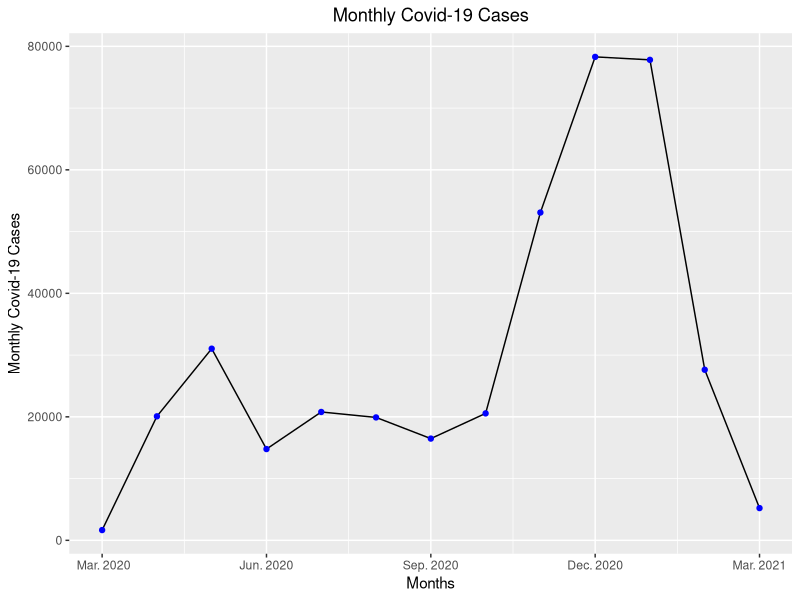
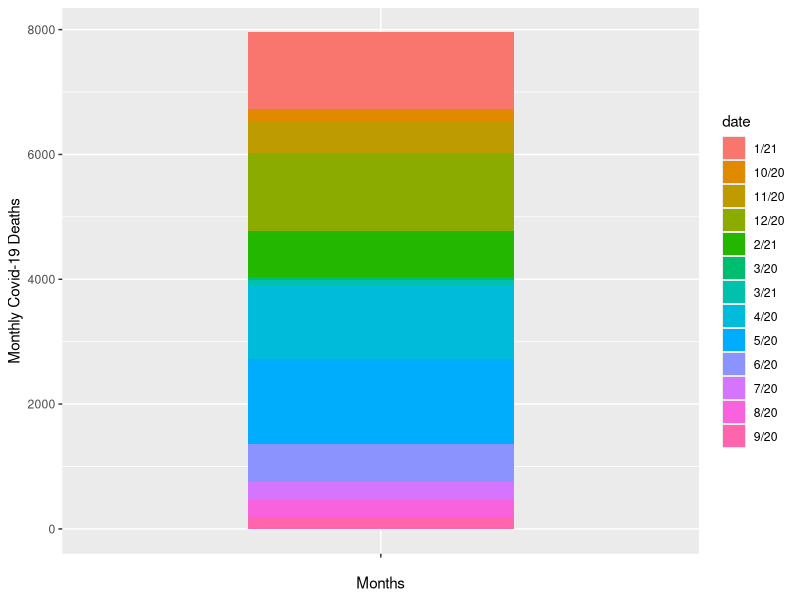
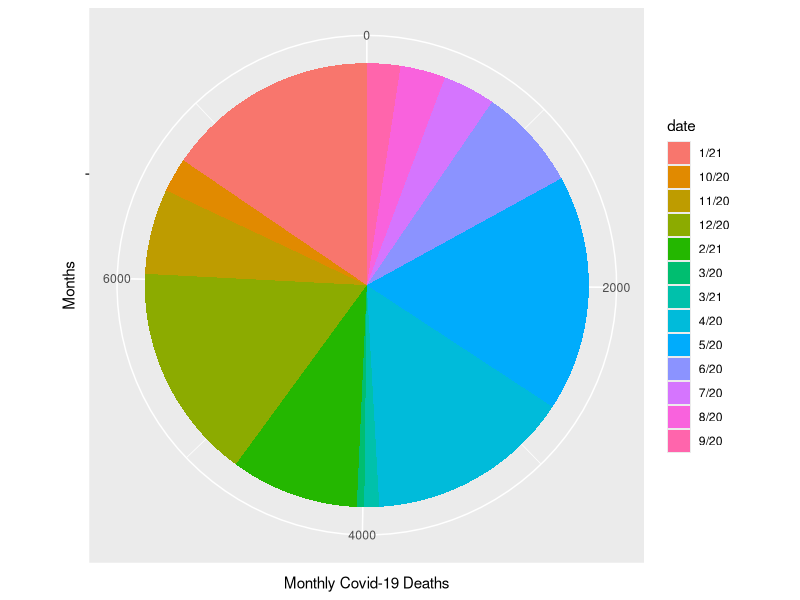
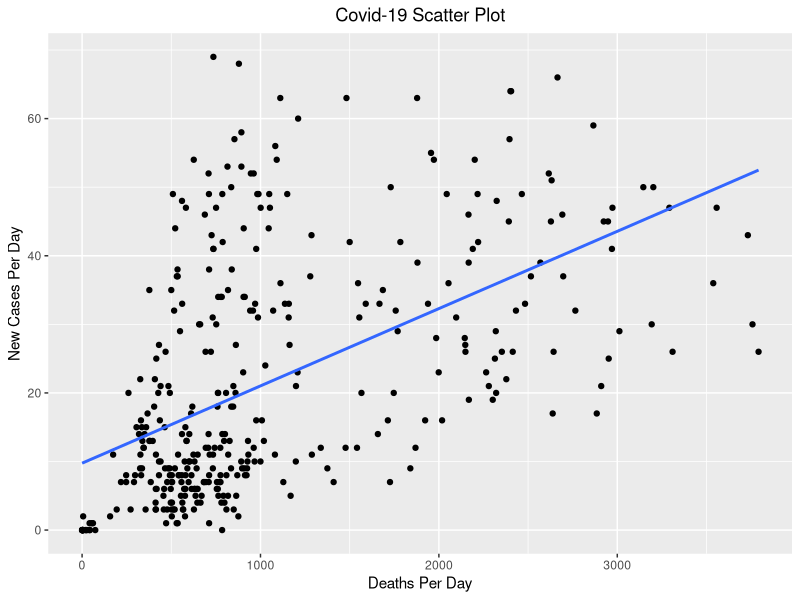

Source code (R) for these figures, in order:
library(readr)
library(dplyr)
library(stringr)
library(ggplot2)

mcd = read_csv("Maryland Covid Data.csv")
vcd = read_csv("Virginia Covid Data.csv")
dccd = read_csv("DC Covid Data.csv")

mvdccd = rbind(mcd, vcd, dccd)

mcd1 = mcd%>%
  select(date, state, positive, positiveIncrease, death, deathIncrease,
         recovered, totalTestResults)%>%
  rename(totalcases = positive, newcases = positiveIncrease,
         totaldeaths = death, deathsperday = deathIncrease, 
         totaltests = totalTestResults)%>%
  replace(is.na(.), 0)%>%
  mutate(recovered = if_else(recovered < 26, 0, recovered))

str_left_right = function(string, m, n) {
  left = substr(string, 1, m)
  right = substr(string, nchar(string) - (n - 1), nchar(string))
  both = paste(left, right)
}

mcd1$date = str_left_right(mcd1$date, 2, 3)
mcd1$date = str_replace_all(mcd1$date , " /", "")
mcd1$date = str_replace_all(mcd1$date , "1020", "10/20")
mcd1$date = str_replace_all(mcd1$date , "1120", "11/20")
mcd1$date = str_replace_all(mcd1$date , "1220", "12/20")

mcd1$date  = as.factor(mcd1$date)

mcd2 = mcd1%>%
  group_by(date)%>%
  summarise(mnmcases = sum(newcases))%>%
  arrange(factor(date, levels = date
                 [c(6, 8, 9, 10, 11, 12, 13, 2, 3, 4, 1, 5, 6)], 
                  desc(mnmcases)))


mcd2$Count = 1:13
ggplot(data = mcd2, mapping = aes(x = Count, y = mnmcases)) +
  geom_path(color = "black") +
  geom_point(color = "blue") +
  ggtitle("Monthly Covid-19 Cases") +
  theme(plot.title = element_text(hjust = 0.5)) + 
  labs(x = "Months", y = "Monthly Covid-19 Cases" ) +
  scale_x_continuous(breaks = c(1,4,7,10,13), labels = c(" Mar. 2020",
                                                         "Jun. 2020", 
                                                         "Sep. 2020", 
                                                         "Dec. 2020", 
                                                         "Mar. 2021"))

mcd3 = mcd1%>%
  group_by(date)%>%
  summarise(deathspermonth = sum(deathsperday))%>%
  arrange(factor(date, levels = date
                 [c(6, 8, 9, 10, 11, 12, 13, 2, 3, 4, 1, 5, 6)], 
                 desc(deathspermonth)))

STBG = ggplot(data = mcd3, aes(x = "", y = deathspermonth, fill = date))+
  geom_bar(width = 0.5, stat = "identity") +
  labs(x = "Months", y = "Monthly Covid-19 Deaths" ) 
STBG

Pie = STBG + coord_polar("y", start=0) 
Pie

ggplot(data = mcd1, mapping = aes(x = newcases, y = deathsperday)) +
  geom_point(color = "black") +
  ggtitle("Covid-19 Scatter Plot") +
  theme(plot.title = element_text(hjust = 0.5)) +
  labs(x = "Deaths Per Day", y = "New Cases Per Day") +
  geom_smooth(method = lm, se = FALSE) 
